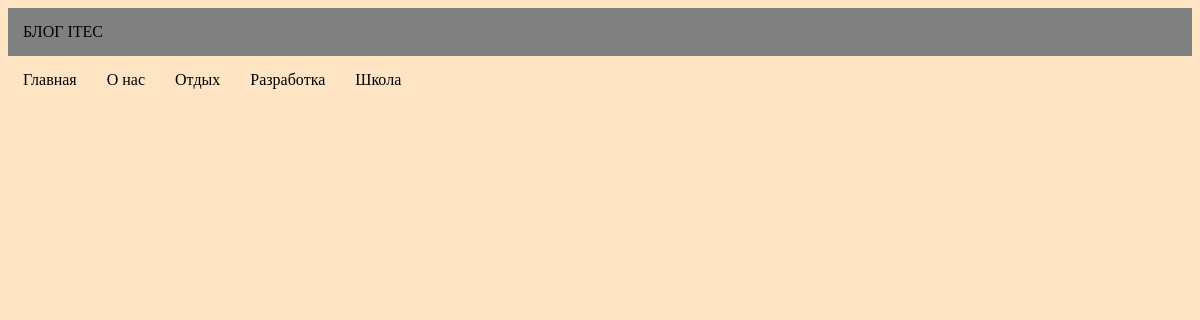
/, run on an earlier commit of the app's database.
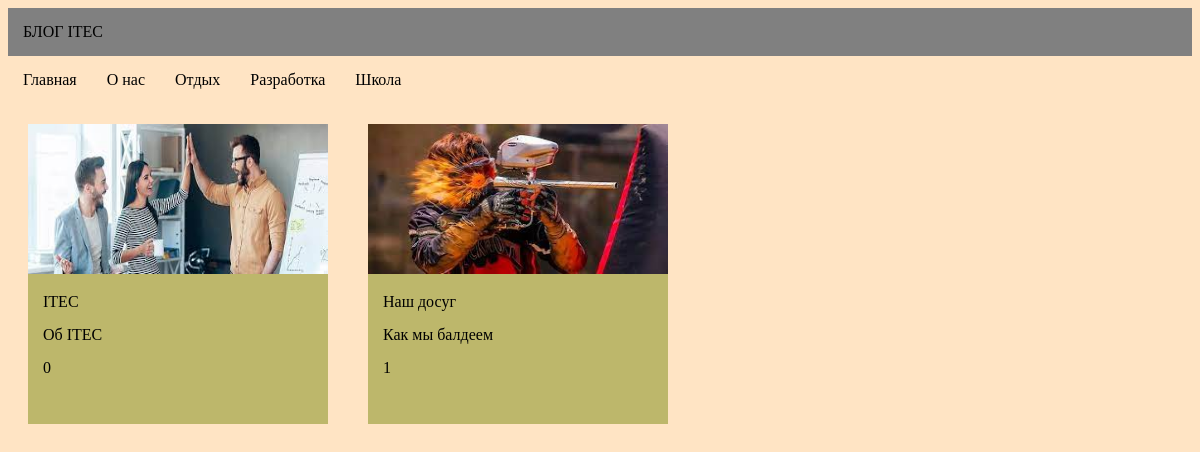
And on a later commit of the database.
### main/models.py (models this page shows, shortened)
class Category(models.Model):
    title = models.CharField(max_length=200)
    class Meta:
        ordering = ['title']
        verbose_name = 'Категория'
        verbose_name_plural = 'Категории'

class Post(models.Model):
    category = models.ForeignKey('Category', on_delete=models.CASCADE)
    title = models.CharField(max_length=200)
    description = models.TextField()
    briefdescription = models.CharField(max_length=400)
    created = models.DateTimeField(auto_now_add=True)
    updated = models.DateTimeField(auto_now=True)
    image = models.ImageField(upload_to='images', blank=True)
    author = models.CharField(max_length=200, blank=True)
    like = models.IntegerField(default=0, blank=True)
    view = models.IntegerField(default=0, blank=True)
    class Meta:
        ordering = ['title']
        verbose_name = 'Статья'
        verbose_name_plural = 'Статьи'
    def get_absolute_url(self):
        return reverse('main:post_detail', args=[self.id])

### main/views.py (the view)
# urls.py: path('', start_page, name="start_page"),
def start_page(request):
    categories = Category.objects.all()
    posts = Post.objects.all()
    context = {'categories': categories, 'posts': posts}
    return render(request, 'start_page.html', context)

### main/templates/start_page.html (shortened to what this page needs)
<!DOCTYPE html>
{% load static %}
<html lang="en">
<head>
    <link rel="stylesheet" href="{% static 'css/start_page.css' %}">
</head>
<body>
<main>
    <div style="display: flex; justify-content:flex-start; background-color: grey">
        <a style="padding:15px; text-decoration: none; color:black">БЛОГ ITEC</a>
    </div>
    <div style="display: flex; justify-content:flex-start; background-color: bisque">
        <a href="{% url 'main:start_page' %}" style="padding:15px; text-decoration: none; color:black">Главная</a>
        {% for category in categories %}
        <a href="{% url 'main:category_post' category.id %}" style="padding:15px; text-decoration: none; color:black">{{ category.title }}</a>
        {% endfor %}
    </div>
    {% block content %}
    <div style="display: flex; justify-content: flex-start">
        {% for post in posts %}
        <a href="{{ post.get_absolute_url }}" style="text-decoration: none; color: black">
            <div class="item_card" style="width: 300px; height: 300px; margin: 20px; background: darkkhaki;">
                <img src="{{ post.image.url }}" alt="" style="width:300px; height:150px">
                <p style="margin: 15px;">{{ post.title }}</p>
                <p style="margin: 15px;">{{ post.briefdescription }}</p>
                <p style="margin: 15px;">{{ post.like }}</p>
            </div>
        </a>
        {% endfor %}
    </div>
    {% endblock %}
</main>
</body>
</html>

### main/static/css/start_page.css (style rules this page uses)
body { background: bisque; }

What changed in the data, as far as the page shows it:
added Post: image (picture), title "ITEC", briefdescription "Об ITEC", like "0"
added Post: image (picture), title "Наш досуг", briefdescription "Как мы балдеем", like "1"
